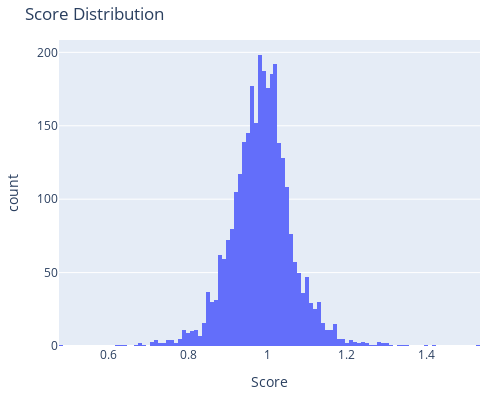

Here is the notebook cell this chart was saved with:
### Markdown cell above
Next, let's get a sense of the ranges for the scores, since we will be validating whether a column has scores that fall in the correct range. The score distribution facilities is about Gaussian.

### Code cell
fig = px.histogram(medicare_df, x='Score', title='Score Distribution')
fig.update_layout(width=500, height=400, margin=dict(l=20, r=20, b=20, t=40))
fig.show()

### Figure 1 — Plotly figure (JSON) as saved in the notebook; plotly's stock layout.template omitted (floating-point values rounded to 4 significant figures; data arrays with more than 128 entries replaced by an {"elided": "..."} marker saying what was removed)
{"data": [{"alignmentgroup": "True", "bingroup": "x", "hoverlabel": {"namelength": 0}, "hovertemplate": "Score=%{x}<br>count=%{y}", "legendgroup": "", "marker": {"color": "#636efa"}, "name": "", "offsetgroup": "", "orientation": "v", "showlegend": false, "type": "histogram", "x": {"elided": "4712 str values"}, "xaxis": "x", "yaxis": "y"}], "layout": {"barmode": "relative", "height": 400, "legend": {"tracegroupgap": 0}, "margin": {"b": 20, "l": 20, "r": 20, "t": 40}, "title": {"text": "Score Distribution"}, "width": 500, "xaxis": {"anchor": "y", "domain": [0, 1], "title": {"text": "Score"}}, "yaxis": {"anchor": "x", "domain": [0, 1], "title": {"text": "count"}}}}
